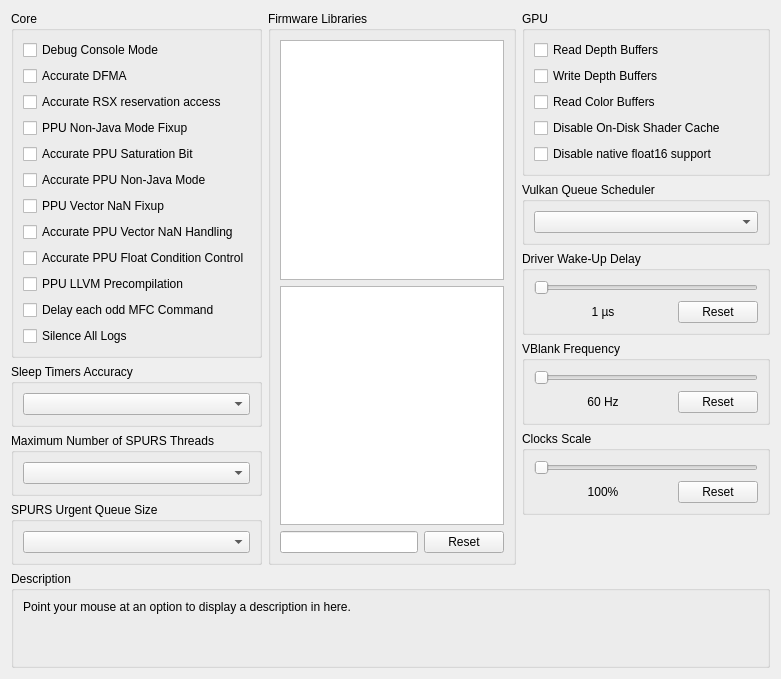
      <widget class="QWidget" name="advancedTab">
       <attribute name="title">
        <string>Advanced</string>
       </attribute>
       <layout class="QVBoxLayout" name="advancedTab_layout" stretch="1,0,0">
        <item>
         <layout class="QHBoxLayout" name="advancedTabLayout" stretch="1,1,1">
          <item>
           <layout class="QVBoxLayout" name="advancedTabLayoutLeft">
            <item>
             <widget class="QGroupBox" name="gb_advanced_core">
              <property name="sizePolicy">
               <sizepolicy hsizetype="Preferred" vsizetype="Minimum">
                <horstretch>0</horstretch>
                <verstretch>0</verstretch>
               </sizepolicy>
              </property>
              <property name="title">
               <string>Core</string>
              </property>
              <layout class="QVBoxLayout" name="gb_advanced_core_layout">
               <item>
                <widget class="QCheckBox" name="debugConsoleMode">
                 <property name="text">
                  <string>Debug Console Mode</string>
                 </property>
                </widget>
               </item>
               <item>
                <widget class="QCheckBox" name="accurateDFMA">
                 <property name="text">
                  <string>Accurate DFMA</string>
                 </property>
                </widget>
               </item>
               <item>
                <widget class="QCheckBox" name="accurateRSXAccess">
                 <property name="text">
                  <string>Accurate RSX reservation access</string>
                 </property>
                </widget>
               </item>
               <item>
                <widget class="QCheckBox" name="ppuNJFixup">
                 <property name="text">
                  <string>PPU Non-Java Mode Fixup</string>
                 </property>
                </widget>
               </item>
               <item>
                <widget class="QCheckBox" name="accuratePPUSAT">
                 <property name="text">
                  <string>Accurate PPU Saturation Bit</string>
                 </property>
                </widget>
               </item>
               <item>
                <widget class="QCheckBox" name="accuratePPUNJ">
                 <property name="text">
                  <string>Accurate PPU Non-Java Mode</string>
                 </property>
                </widget>
               </item>
               <item>
                <widget class="QCheckBox" name="fixupPPUVNAN">
                 <property name="text">
                  <string>PPU Vector NaN Fixup</string>
                 </property>
                </widget>
               </item>
               <item>
                <widget class="QCheckBox" name="accuratePPUVNAN">
                 <property name="text">
                  <string>Accurate PPU Vector NaN Handling</string>
                 </property>
                </widget>
               </item>
               <item>
                <widget class="QCheckBox" name="accuratePPUFPCC">
                 <property name="text">
                  <string>Accurate PPU Float Condition Control</string>
                 </property>
                </widget>
               </item>
               <item>
                <widget class="QCheckBox" name="ppuPrecompilation">
                 <property name="text">
                  <string>PPU LLVM Precompilation</string>
                 </property>
                </widget>
               </item>
               <item>
                <widget class="QCheckBox" name="mfcDelayCommand">
                 <property name="text">
                  <string>Delay each odd MFC Command</string>
                 </property>
                </widget>
               </item>
               <item>
                <widget class="QCheckBox" name="silenceAllLogs">
                 <property name="text">
                  <string>Silence All Logs</string>
                 </property>
                </widget>
               </item>
              </layout>
             </widget>
            </item>
            <item>
             <widget class="QGroupBox" name="gb_sleep_timers_accuracy">
              <property name="sizePolicy">
               <sizepolicy hsizetype="Preferred" vsizetype="Minimum">
                <horstretch>0</horstretch>
                <verstretch>0</verstretch>
               </sizepolicy>
              </property>
              <property name="title">
               <string>Sleep Timers Accuracy</string>
              </property>
              <layout class="QVBoxLayout" name="gb_sleep_timers_accuracy_layout">
               <item>
                <widget class="QComboBox" name="sleepTimersAccuracy"/>
               </item>
              </layout>
             </widget>
            </item>
            <item>
             <widget class="QGroupBox" name="gb_max_spurs_threads">
              <property name="sizePolicy">
               <sizepolicy hsizetype="Preferred" vsizetype="Minimum">
                <horstretch>0</horstretch>
                <verstretch>0</verstretch>
               </sizepolicy>
              </property>
              <property name="title">
               <string>Maximum Number of SPURS Threads</string>
              </property>
              <layout class="QVBoxLayout" name="gb_max_spurs_threads_layout">
               <item>
                <widget class="QComboBox" name="maxSPURSThreads"/>
               </item>
              </layout>
             </widget>
            </item>
			<item>
             <widget class="QGroupBox" name="gb_spurs_urgent_queue_size">
              <property name="sizePolicy">
               <sizepolicy hsizetype="Preferred" vsizetype="Minimum">
                <horstretch>0</horstretch>
                <verstretch>0</verstretch>
               </sizepolicy>
              </property>
              <property name="title">
               <string>SPURS Urgent Queue Size</string>
              </property>
              <layout class="QVBoxLayout" name="gb_spurs_urgent_queue_size_layout">
               <item>
                <widget class="QComboBox" name="SPURSUrgentQueueSize"/>
               </item>
              </layout>
             </widget>
            </item>
            <item>
             <spacer name="advancedTabSpacerLeft">
              <property name="orientation">
               <enum>Qt::Vertical</enum>
              </property>
              <property name="sizeType">
               <enum>QSizePolicy::MinimumExpanding</enum>
              </property>
              <property name="sizeHint" stdset="0">
               <size>
                <width>0</width>
                <height>0</height>
               </size>
              </property>
             </spacer>
            </item>
           </layout>
          </item>
          <item>
           <layout class="QVBoxLayout" name="advancedTabLayoutMiddle">
            <item>
             <widget class="QGroupBox" name="gb_libs">
              <property name="title">
               <string>Firmware Libraries</string>
              </property>
              <layout class="QVBoxLayout" name="gb_libs_layout">
               <item>
                <widget class="QListWidget" name="hleList">
                 <property name="sizePolicy">
                  <sizepolicy hsizetype="Preferred" vsizetype="Preferred">
                   <horstretch>0</horstretch>
                   <verstretch>0</verstretch>
                  </sizepolicy>
                 </property>
                 <property name="selectionMode">
                  <enum>QAbstractItemView::ExtendedSelection</enum>
                 </property>
                 <property name="viewMode">
                  <enum>QListView::ListMode</enum>
                 </property>
                </widget>
               </item>
               <item>
                <widget class="QListWidget" name="lleList">
                 <property name="sizePolicy">
                  <sizepolicy hsizetype="Preferred" vsizetype="Preferred">
                   <horstretch>0</horstretch>
                   <verstretch>0</verstretch>
                  </sizepolicy>
                 </property>
                 <property name="selectionMode">
                  <enum>QAbstractItemView::ExtendedSelection</enum>
                 </property>
                 <property name="viewMode">
                  <enum>QListView::ListMode</enum>
                 </property>
                </widget>
               </item>
               <item>
                <layout class="QHBoxLayout" name="gb_lleLibs_layout" stretch="1,0">
                 <property name="spacing">
                  <number>6</number>
                 </property>
                 <property name="sizeConstraint">
                  <enum>QLayout::SetNoConstraint</enum>
                 </property>
                 <item>
                  <widget class="QLineEdit" name="searchBox"/>
                 </item>
                 <item>
                  <widget class="QPushButton" name="resetLleList">
                   <property name="text">
                    <string>Reset</string>
                   </property>
                  </widget>
                 </item>
                </layout>
               </item>
              </layout>
             </widget>
            </item>
           </layout>
          </item>
          <item>
           <layout class="QVBoxLayout" name="advancedTabLayoutRight">
            <item>
             <widget class="QGroupBox" name="gb_advanced_gpu">
              <property name="sizePolicy">
               <sizepolicy hsizetype="Preferred" vsizetype="Minimum">
                <horstretch>0</horstretch>
                <verstretch>0</verstretch>
               </sizepolicy>
              </property>
              <property name="title">
               <string>GPU</string>
              </property>
              <layout class="QVBoxLayout" name="gb_advanced_gpu_layout">
               <item>
                <widget class="QCheckBox" name="readDepth">
                 <property name="text">
                  <string>Read Depth Buffers</string>
                 </property>
                </widget>
               </item>
               <item>
                <widget class="QCheckBox" name="dumpDepth">
                 <property name="text">
                  <string>Write Depth Buffers</string>
                 </property>
                </widget>
               </item>
               <item>
                <widget class="QCheckBox" name="readColor">
                 <property name="text">
                  <string>Read Color Buffers</string>
                 </property>
                </widget>
               </item>
               <item>
                <widget class="QCheckBox" name="disableOnDiskShaderCache">
                 <property name="text">
                  <string>Disable On-Disk Shader Cache</string>
                 </property>
                </widget>
               </item>
               <item>
                <widget class="QCheckBox" name="DisableNativefp16">
                 <property name="text">
                  <string>Disable native float16 support</string>
                 </property>
                </widget>
               </item>
              </layout>
             </widget>
            </item>
            <item>
             <widget class="QGroupBox" name="gb_vulkansched">
              <property name="sizePolicy">
               <sizepolicy hsizetype="Preferred" vsizetype="Minimum">
                <horstretch>0</horstretch>
                <verstretch>0</verstretch>
               </sizepolicy>
              </property>
              <property name="title">
               <string>Vulkan Queue Scheduler</string>
              </property>
              <layout class="QVBoxLayout" name="gb_vksched_layout">
               <item>
                <widget class="QComboBox" name="vulkansched"/>
               </item>
              </layout>
             </widget>
            </item>
            <item>
             <widget class="QGroupBox" name="gb_wakeupDelay">
              <property name="sizePolicy">
               <sizepolicy hsizetype="Preferred" vsizetype="Minimum">
                <horstretch>0</horstretch>
                <verstretch>0</verstretch>
               </sizepolicy>
              </property>
              <property name="title">
               <string>Driver Wake-Up Delay</string>
              </property>
              <layout class="QVBoxLayout" name="gb_wakeupDelay_layout">
               <item>
                <widget class="QSlider" name="wakeupDelay">
                 <property name="orientation">
                  <enum>Qt::Horizontal</enum>
                 </property>
                </widget>
               </item>
               <item>
                <layout class="QHBoxLayout" name="wakeupDelayLayout" stretch="1,0">
                 <item>
                  <widget class="QLabel" name="wakeupText">
                   <property name="text">
                    <string>1 µs</string>
                   </property>
                   <property name="alignment">
                    <set>Qt::AlignCenter</set>
                   </property>
                  </widget>
                 </item>
                 <item>
                  <widget class="QPushButton" name="wakeupReset">
                   <property name="text">
                    <string>Reset</string>
                   </property>
                  </widget>
                 </item>
                </layout>
               </item>
              </layout>
             </widget>
            </item>
            <item>
             <widget class="QGroupBox" name="gb_vblank">
              <property name="sizePolicy">
               <sizepolicy hsizetype="Preferred" vsizetype="Minimum">
                <horstretch>0</horstretch>
                <verstretch>0</verstretch>
               </sizepolicy>
              </property>
              <property name="title">
               <string>VBlank Frequency</string>
              </property>
              <layout class="QVBoxLayout" name="gb_vblank_layout">
               <item>
                <widget class="QSlider" name="vblank">
                 <property name="orientation">
                  <enum>Qt::Horizontal</enum>
                 </property>
                </widget>
               </item>
               <item>
                <layout class="QHBoxLayout" name="vBlankLayout" stretch="1,0">
                 <item>
                  <widget class="QLabel" name="vblankText">
                   <property name="text">
                    <string>60 Hz</string>
                   </property>
                   <property name="alignment">
                    <set>Qt::AlignCenter</set>
                   </property>
                  </widget>
                 </item>
                 <item>
                  <widget class="QPushButton" name="vblankReset">
                   <property name="text">
                    <string>Reset</string>
                   </property>
                  </widget>
                 </item>
                </layout>
               </item>
              </layout>
             </widget>
            </item>
            <item>
             <widget class="QGroupBox" name="gb_clockScale">
              <property name="sizePolicy">
               <sizepolicy hsizetype="Preferred" vsizetype="Minimum">
                <horstretch>0</horstretch>
                <verstretch>0</verstretch>
               </sizepolicy>
              </property>
              <property name="title">
               <string>Clocks Scale</string>
              </property>
              <layout class="QVBoxLayout" name="gb_clockScale_layout">
               <item>
                <widget class="QSlider" name="clockScale">
                 <property name="orientation">
                  <enum>Qt::Horizontal</enum>
                 </property>
                </widget>
               </item>
               <item>
                <layout class="QHBoxLayout" name="clockScaleLayout" stretch="1,0">
                 <item>
                  <widget class="QLabel" name="clockScaleText">
                   <property name="text">
                    <string>100%</string>
                   </property>
                   <property name="alignment">
                    <set>Qt::AlignCenter</set>
                   </property>
                  </widget>
                 </item>
                 <item>
                  <widget class="QPushButton" name="clockScaleReset">
                   <property name="text">
                    <string>Reset</string>
                   </property>
                  </widget>
                 </item>
                </layout>
               </item>
              </layout>
             </widget>
            </item>
            <item>
             <spacer name="advancedTabSpacerRight">
              <property name="orientation">
               <enum>Qt::Vertical</enum>
              </property>
              <property name="sizeType">
               <enum>QSizePolicy::MinimumExpanding</enum>
              </property>
              <property name="sizeHint" stdset="0">
               <size>
                <width>13</width>
                <height>13</height>
               </size>
              </property>
             </spacer>
            </item>
           </layout>
          </item>
         </layout>
        </item>
        <item>
         <spacer name="advancedTabSpacer">
          <property name="orientation">
           <enum>Qt::Vertical</enum>
          </property>
          <property name="sizeHint" stdset="0">
           <size>
            <width>0</width>
            <height>0</height>
           </size>
          </property>
         </spacer>
        </item>
        <item>
         <widget class="QGroupBox" name="gb_description_advanced">
          <property name="title">
           <string>Description</string>
          </property>
          <layout class="QVBoxLayout" name="gb_description_advanced_layout">
           <item>
            <widget class="QLabel" name="description_advanced">
             <property name="text">
              <string>Point your mouse at an option to display a description in here.


</string>
             </property>
             <property name="textFormat">
              <enum>Qt::PlainText</enum>
             </property>
             <property name="alignment">
              <set>Qt::AlignLeading|Qt::AlignLeft|Qt::AlignTop</set>
             </property>
             <property name="wordWrap">
              <bool>true</bool>
             </property>
            </widget>
           </item>
          </layout>
         </widget>
        </item>
       </layout>
      </widget>
